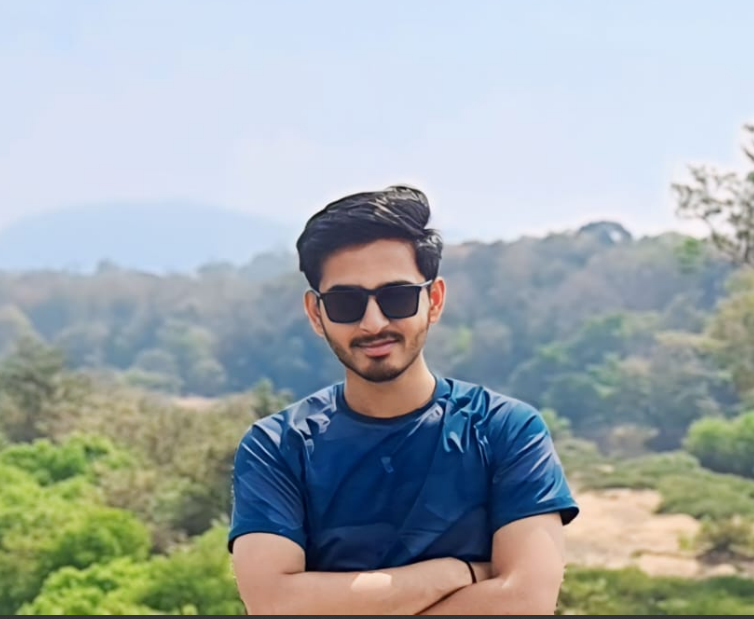
#> input picture me.png, 754 x 619 px, found by its file name
$ python addText.py
#> lines starting #> are read from the running program, lines starting #| are printed output that depends on the picture; after the words box and inside, x2 and y2 are one past the last pixel; in counts of white or black regions, pixels touching at a corner belong together
import cv2

image = cv2.imread("me.png")
#> image is the input picture: shape (619, 754, 3); mean B, G, R 171.5, 169, 159.8

if image is None:
    print("Error:Cannot load the image")

else:
    print("Image loaded successfully")

    cv2.putText(image,'Hello python programmer',(50,100),cv2.FONT_HERSHEY_SIMPLEX,1.7,(0,255,0),2)
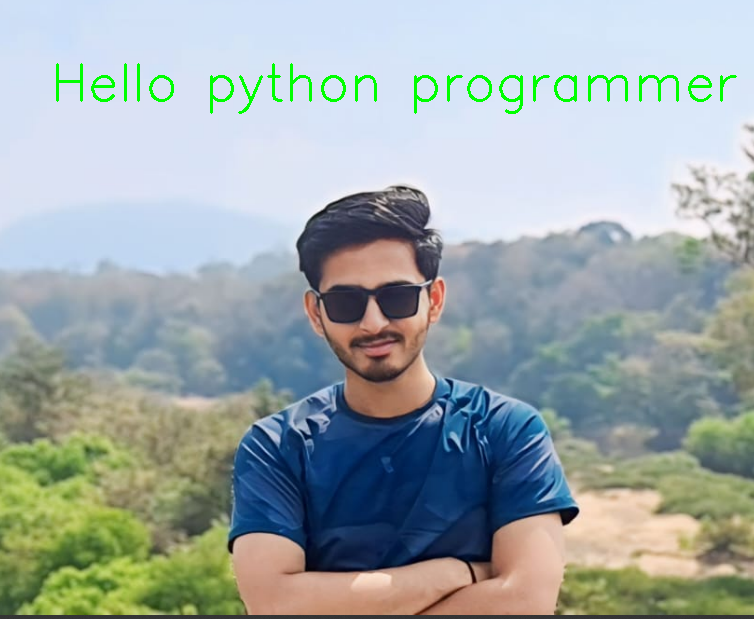
#> image: shape (619, 754, 3); 1% of pixels changed, all inside (x1, y1, x2, y2) = (56, 63, 737, 114)
   #cv2.putText(image,"String u want to add",org,font,fontscale,color,thickness)

    cv2.imshow("Text added to image",image)
    cv2.waitKey(0)
    cv2.destroyAllWindows()
